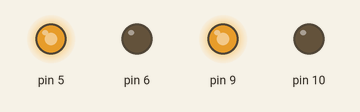
This sketch was run on a simulated Arduino Uno, built with avr-gcc and run on an emulated ATmega328P. Shown: output pins drawn as LEDs (lit = HIGH).

Above: at 0.05 s.
At 1.55 s:
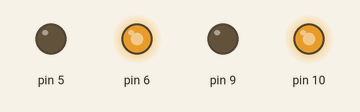
At 3.0 s:
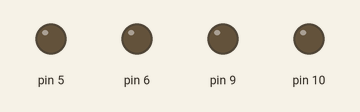
Timing chart, 0 to 6.9 s (numbered marks = the images above):
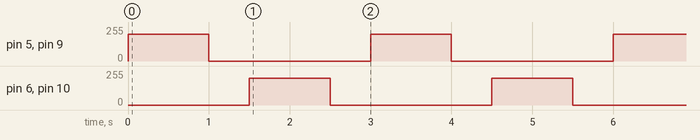

The sketch:

Teste_motor_N20_L298N.ino
```cpp
/*
 *  Programa: Exemplo de uso do driver Ponte H L298N
 *  Autor: Gustavo Nery, Eletrogate.
 *  Arduino 1.8.12
 */

// Iremos fazer uma classe para facilitar o uso da ponte H L298N na manipulação dos motores na função Setup e Loop.

class DCMotor {
//Classe criada para conter todos os dados dos motores

//Definição de variáveis
  int spd = 255, pin1, pin2; //tipo inteiras, de 0 até 255

//parte aberta, todos no programa podem acessar
  public:

    void Pinout(int in1, int in2){ // Pinout é o método para a declaração dos pinos que vão controlar o objeto motor
      pin1 = in1;
      pin2 = in2;
      pinMode(pin1, OUTPUT);
      pinMode(pin2, OUTPUT);
      }
    void Speed(int in1){ // Speed é o método que irá ser responsável por salvar a velocidade de atuação do motor
      spd = in1;
      }
    void Forward(){ // Forward é o método para fazer o motor girar para frente
      analogWrite(pin1, spd);
      digitalWrite(pin2, LOW);
// IN1 = 1 e IN2 = 0, significa que o Motor girará para frente, nesse //caso como é spd no lugar de IN1 = 1, significa que ele girará com uma //certa velocidade para frente
      }
    void Backward(){ // Backward é o método para fazer o motor girar para trás
      digitalWrite(pin1, LOW);
      analogWrite(pin2, spd);
// IN1 = 0 e IN2 = 1, significa que o Motor girará para trás, nesse caso //como é spd no lugar de IN2 = 1, significa que ele girará com uma certa //velocidade para trás

      }
    void Stop(){ // Stop é o metodo para fazer o motor ficar parado.
      digitalWrite(pin1, LOW);
      digitalWrite(pin2, LOW);
//IN1 = 0 e IN2 = 0, significa que o motor fica parado
      }
   };

   DCMotor Motor1, Motor2; // Criação de dois objetos motores, já que usaremos dois motores, e eles já estão prontos para receber os comandos já configurados acima.

//rotina padrão do sistema, só rodará 1 vez
void setup() {
// Seleciona os pinos que cada motor usará, como descrito na classe.
  Motor1.Pinout(5,6);
  Motor2.Pinout(9,10);
}

//rotina padrão do sistema, rodara infinitas vezes
void loop() {

// A velocidade do motor pode variar de 0 a 255, onde 255 é a velocidade //máxima, já que a variável para velocidade é uma variável inteira.

  Motor1.Speed(200);
  Motor2.Speed(200);

  Motor1.Forward(); // Comando para o motor ir para frente
  Motor2.Forward();
  delay(1000);

  Motor1.Stop(); // Comando para o motor parar
  Motor2.Stop();
  delay(500);

  Motor1.Backward(); // Comando para o motor ir para trás
  Motor2.Backward();
  delay(1000);

  Motor1.Stop(); // Comando para o motor parar
  Motor2.Stop();
  delay(500);

}
```

Measured:
- by itself, pin 5, pin 6, pin 9, pin 10: alternates 200/255 for 1.0 s and 0/255 for 2.0 s
